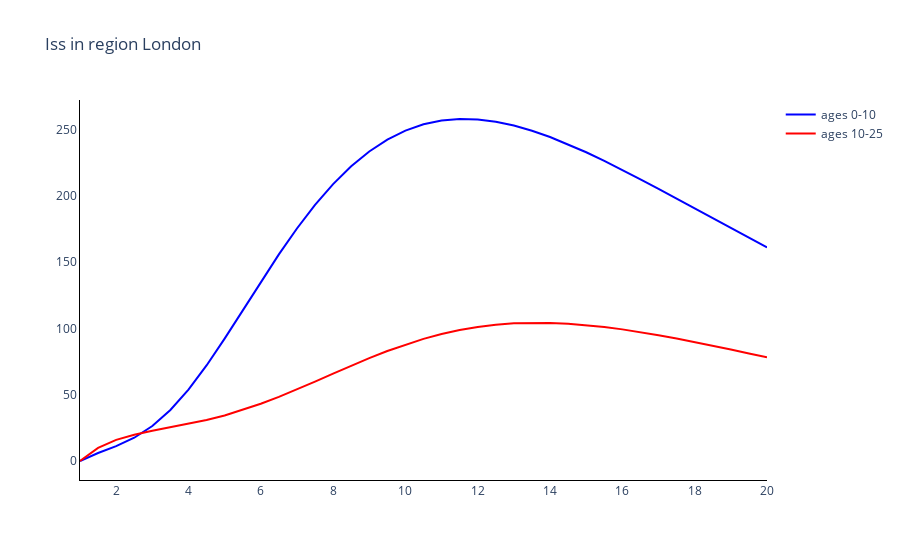

Notebook source saved alongside this figure:
### Markdown cell above
### Plot the super-spreader symptomatic infectious comparment for one region (London)

### Code cell
# Trace names - represent the solver used for the simulation
trace_name = ['ages {}'.format(a) for a in age_groups]

# Compartment list - type and age
fig = go.Figure()

# Plot (line plot for each method of simulation)
for a in range(len(age_groups)):
    fig.add_trace(
        go.Scatter(
            y=outputs[0][:, 8 * len(age_groups) + a],
            x=times,
            mode='lines',
            name=trace_name[a],
            line_color=colours[a]
        )
    )

# Add axis labels
fig.update_layout(
    boxmode='group',
    title='Iss in region {}'. format(regions[0]),
    plot_bgcolor='white',
    xaxis=dict(linecolor='black'),
    yaxis=dict(linecolor='black'),
    )

fig.write_image('images/Toy.pdf')
fig.show()

### Figure 1 — Plotly figure (JSON) as saved in the notebook; plotly's stock layout.template omitted (floating-point values rounded to 4 significant figures)
{"data": [{"line": {"color": "blue"}, "mode": "lines", "name": "ages 0-10", "type": "scatter", "x": [1, 1.5, 2, 2.5, 3, 3.5, 4, 4.5, 5, 5.5, 6, 6.5, 7, 7.5, 8, 8.5, 9, 9.5, 10, 10.5, 11, 11.5, 12, 12.5, 13, 13.5, 14, 14.5, 15, 15.5, 16, 16.5, 17, 17.5, 18, 18.5, 19, 19.5, 20], "y": [0, 5.99, 11.21, 17.55, 26.4, 38.47, 53.84, 72.03, 92.25, 113.5, 135.0, 155.8, 175.3, 193.0, 208.7, 222.1, 233.3, 242.3, 249.0, 253.8, 256.6, 257.8, 257.4, 255.7, 252.8, 248.9, 244.2, 238.8, 232.7, 226.2, 219.4, 212.3, 205.0, 197.7, 190.2, 182.8, 175.4, 168.1, 161.0]}, {"line": {"color": "red"}, "mode": "lines", "name": "ages 10-25", "type": "scatter", "x": [1, 1.5, 2, 2.5, 3, 3.5, 4, 4.5, 5, 5.5, 6, 6.5, 7, 7.5, 8, 8.5, 9, 9.5, 10, 10.5, 11, 11.5, 12, 12.5, 13, 13.5, 14, 14.5, 15, 15.5, 16, 16.5, 17, 17.5, 18, 18.5, 19, 19.5, 20], "y": [0, 9.858, 15.92, 19.85, 22.73, 25.26, 27.87, 30.85, 34.35, 38.44, 43.11, 48.32, 53.94, 59.84, 65.85, 71.8, 77.53, 82.89, 87.76, 92.07, 95.74, 98.74, 101.1, 102.7, 103.8, 104.2, 104.1, 103.5, 102.4, 101.0, 99.21, 97.14, 94.82, 92.32, 89.67, 86.89, 84.03, 81.1, 78.15]}], "layout": {"boxmode": "group", "plot_bgcolor": "white", "title": {"text": "Iss in region London"}, "xaxis": {"linecolor": "black"}, "yaxis": {"linecolor": "black"}}}
